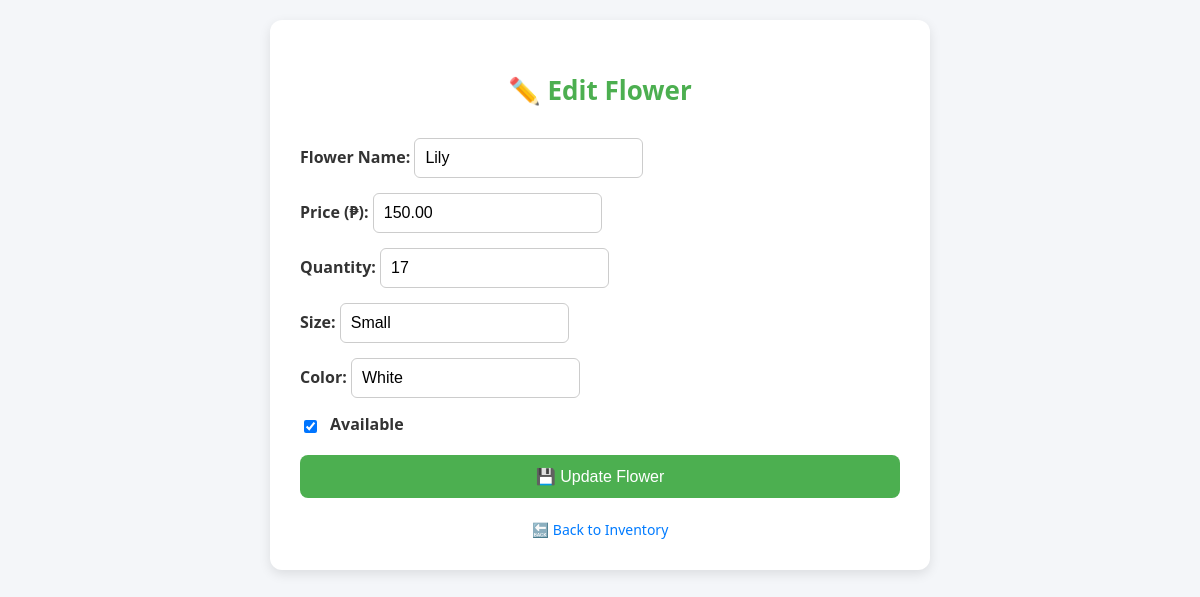
Before: /dashboard/edit_product.php?id=1 with the older database file.
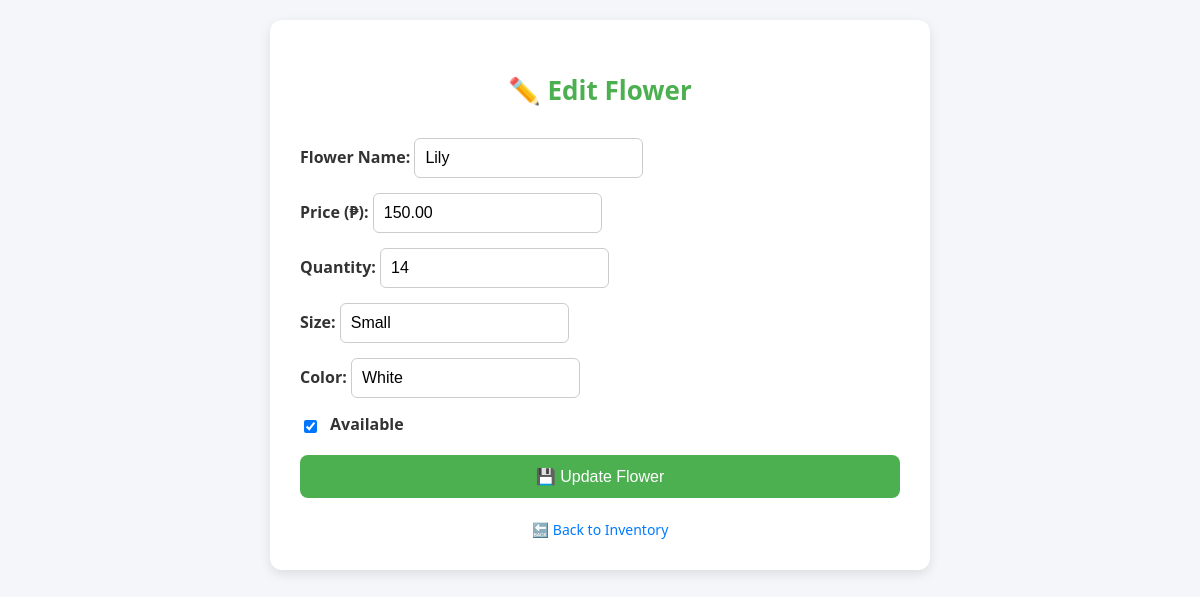
After: the same page with the newer database file.
### tables this page shows
CREATE TABLE `product` (
  `flower_id` int(11) NOT NULL,
  `name` varchar(255) NOT NULL,
  `description` text DEFAULT NULL,
  `price` decimal(10,2) NOT NULL,
  `quantity` int(11) DEFAULT NULL,
  `size` varchar(255) NOT NULL,
  `color` varchar(255) NOT NULL,
  `available` int(11) NOT NULL,
  `image_url` varchar(255) NOT NULL
);

### dashboard/edit_product.php (the view, shortened to what this page needs)
<?php
include 'db.php';
$flower_id = intval($_GET['id']);
$result = $conn->query("SELECT * FROM product WHERE flower_id = $flower_id");
$flower = $result->fetch_assoc();
?>
<!DOCTYPE html>
<html lang="en">
<head>
</head>
<body>
    <div class="container">
        <h2>✏️ Edit Flower</h2>
        <form method="POST">
            <div>
                <label>Flower Name:</label>
                <input type="text" name="name" value="<?= htmlspecialchars($flower['name']) ?>" required>
            </div>
            <div>
                <label>Price (₱):</label>
                <input type="number" name="price" value="<?= $flower['price'] ?>" step="0.01" required>
            </div>
            <div>
                <label>Quantity:</label>
                <input type="number" name="quantity" value="<?= $flower['quantity'] ?>" required>
            </div>
            <div>
                <label>Size:</label>
                <input type="text" name="size" value="<?= htmlspecialchars($flower['size']) ?>" required>
            </div>
            <div>
                <label>Color:</label>
                <input type="text" name="color" value="<?= htmlspecialchars($flower['color']) ?>" required>
            </div>
            <div class="checkbox-group">
                <input type="checkbox" name="available" <?= $flower['available'] ? 'checked' : '' ?>>
                <label>Available</label>
            </div>
            <button type="submit">💾 Update Flower</button>
        </form>
        <div class="btn-back">
            <a href="inventory.php">🔙 Back to Inventory</a>
        </div>
    </div>
</body>
</html>

Changed rows visible on the page:
changed product "Lily": quantity "17" → "14"
